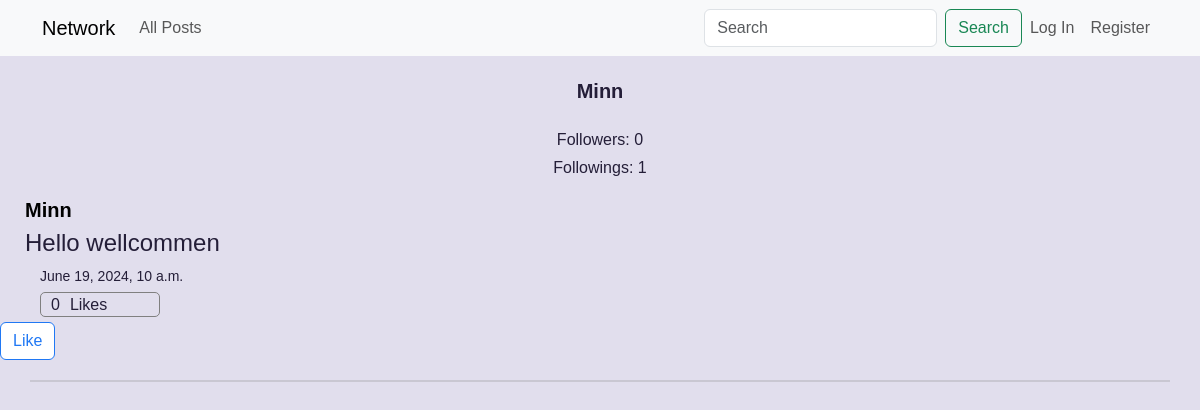
/profile/4, run on an earlier commit of the app's database.
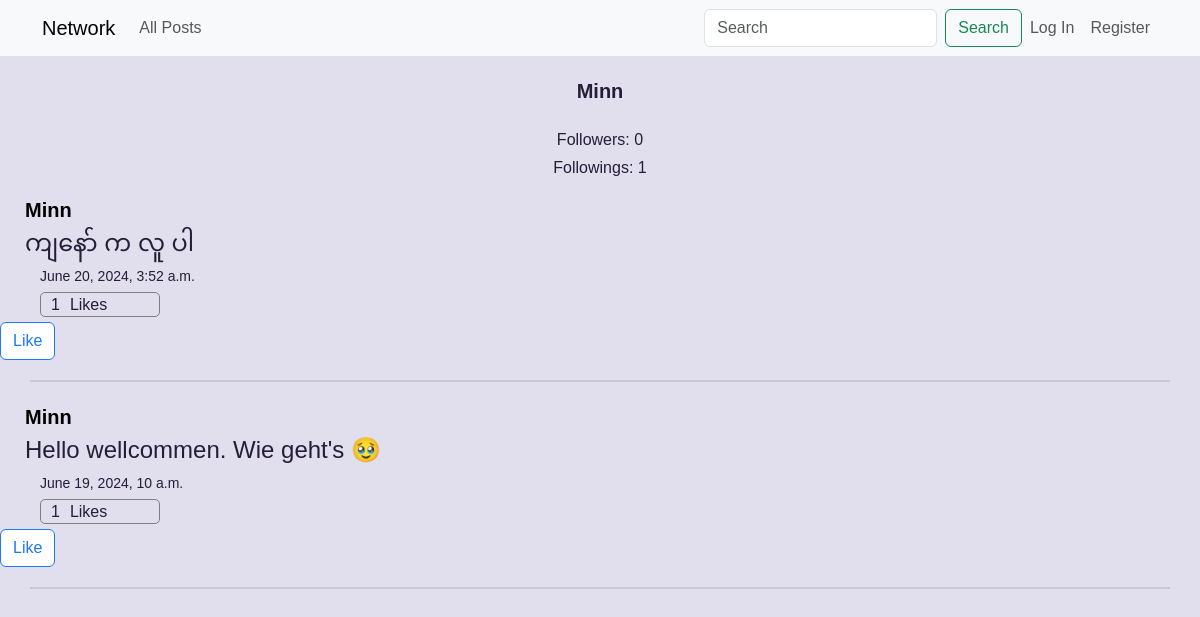
And on a later commit of the database.
### network/models.py (models this page shows, shortened)
class User(AbstractUser):
    pass

class Post(models.Model):
    user = models.ForeignKey("User", on_delete=models.CASCADE, related_name="poster")
    likes = models.ManyToManyField("User", related_name="liked_posts", default=False)
    timestamp = models.DateTimeField(auto_now_add=True)
    content = models.TextField(blank=True, null=False)

### network/views.py (the view, shortened to what this page needs)
# urls.py: path("profile/<str:user_id>", views.profile, name="profile"),
def profile(request, user_id):
    user = User.objects.get(pk=user_id)
    allPosts = Post.objects.filter(user=user).order_by("-timestamp")
    followings = Profile.objects.filter(follower=user).count()
    followers = Profile.objects.filter(following=user).count()
    if not request.user.is_authenticated:
        paginator = Paginator(allPosts, 10)
        pageNum = request.GET.get("page")
        pages = paginator.get_page(pageNum)
        return render(
            request,
            "network/profile.html",
            {
                "user": request.user,
                "user_profile": user,
                "followers": followers,
                "followings": followings,
                "posts": pages,
            },
        )

### network/templates/network/profile.html (shortened to what this page needs)
{% extends "network/layout.html" %}
{% load static %}
{% block body %}
    <div style="display: flex; flex-direction: column; align-items: center;">
        <div style="font-size: 20px; font-weight: bold; margin: 20px auto;">{{user_profile.username}}</div>
        <p style="margin: 2px auto;"> Followers:  {{ followers }} </p>
        <p style="margin: 2px auto 15px;"> Followings:  {{ followings }} </p>
    </div>
    <div>
        {% for post in posts %}
            <a style="font-size: 20px; font-weight: bold; color: black; text-decoration: none;" href="{% url 'profile' post.user.id %}"><p style="margin: 0 0 0 25px;"> {{ post.user }} </p></a>
            <div style="display: flex; flex-direction: column">
                <div style="margin: 0px 0 5px 25px; font-size: 24px; font-weight: medium" class="card-text content" id="content{{ post.id }}">{{ post.content }}</div>
                <p style="font-size: 14px; margin: 0px 0 5px 40px"> {{ post.timestamp }} </p>
            </div>
            <div style="border-radius: 5px; display: flex; margin: 0 0 5px 40px; width: 10%; padding-left: 10px; height: 25px; border: 1px solid gray;">
                <div style="margin-right: 10px;" id="likes{{ post.id }}">{{ post.likes.all.count }}</div>
                Likes
            </div>
            {% if user.is_authenticated %}
                <button data-postid="{{ post.id }}" class="btn post-btn like" style="margin-left: 40px; background: white; border: 1px solid rgb(32, 120, 244); display: inline-block;">
                    {% if user in post.likes.all %}
                        <script>
                            document.querySelectorAll('button[class]').forEach(btn => {
                                btn.style.background = 'rgb(32, 120, 244)';
                                btn.style.color = 'white';
                            });
                        </script>
                        Unlike
                    {% else %}
                        Like
                    {% endif %}
                </button>
            {% else %}
                <a class="btn like" style="background: white; border: 1px solid rgb(32, 120, 244); color:rgb(32, 120, 244); display: inline-block;" href="{% url 'login' %}">Like</a>
            {% endif %}
            <hr style="border: 1px solid gray; margin: 20px 30px;" >
        {% empty %}
            <p>No posts available</p>
        {% endfor %}
    </div>
{% endblock %}

### network/templates/network/layout.html (shortened to what this page needs)
{% load static %}
<!DOCTYPE html>
<html lang="en">
    <head>
        <link href="https://cdn.jsdelivr.net/npm/bootstrap@5.3.3/dist/css/bootstrap.min.css" rel="stylesheet">
        <link href="{% static 'network/styles.css' %}" rel="stylesheet">
    </head>
    <body>
        <nav class="navbar navbar-expand-lg bg-body-tertiary">
            <div class="container-md">
              <a class="navbar-brand" href="{% url 'index' %}">Network</a>
              <div class="collapse navbar-collapse" id="navbarSupportedContent">
                <ul class="navbar-nav me-auto mb-2 mb-lg-0">
                    <li class="nav-item">
                        <a class="nav-link" href="{% url 'index' %}">All Posts</a>
                    </li>
                </ul>
                <form class="d-flex" role="search">
                    <input class="form-control me-2" type="search" placeholder="Search" aria-label="Search">
                    <button class="btn btn-outline-success" type="submit">Search</button>
                </form>
                <ul class="navbar-nav text-end mb-2 mb-lg-0">
                {% if user.is_authenticated %}
                    <li class="nav-item">
                        <a class="nav-link" href="{% url 'logout' %}">Log Out</a>
                    </li>
                {% else %}
                    <li class="nav-item">
                        <a class="nav-link" href="{% url 'login' %}">Log In</a>
                    </li>
                    <li class="nav-item">
                        <a class="nav-link" href="{% url 'register' %}">Register</a>
                    </li>
                </ul>
                {% endif %}
              </div>
            </div>
        </nav>
        <div class="body">
            {% block body %}
            {% endblock %}
        </div>
    </body>
</html>

### network/static/network/styles.css (style rules this page uses)
:root { --border-radius: 2rem; --card-border-radius: 1rem; --btn-padding: 0.6rem 2rem; --search-padding: 0.6rem 1rem; --card-padding: 1rem; --color-white: hsl(252, 30%, 100%); --color-gray: hsl(252, 15%, 65%); --color-light: hsl(252, 30%, 90%); --color-dark: hsl(252, 30%, 17%); --color-primary: hsl(252, 75%, 60%); --color-success: hsl(120, 95%, 60%); --color-danger: hsl(0, 95%, 65%); --color-black: hsl(252, 30%, 10%); --sticky-top-left: 5.4rem; --sticky-top-right: -18rem; }
*, *::before, *::after { margin: 0; padding: 0; box-sizing: border-box; text-decoration: none; list-style: none; border: 0; }
a { text-decoration: none; color: var(--color-black); }
body { font-family: "Poppins", sans-serif; color: var(--color-dark); background: var(--color-light); overflow-x: hidden; }
input { outline: none; }

What changed in the data, as far as the page shows it:
added Post: user "Minn", content "ကျနော် က လူ ပါ", timestamp "June 20, 2024, 3:52 a.m.", likes.all.count "1"
changed Post: content "Hello wellcommen" → "Hello wellcommen. Wie geht's 🥹"; likes.all.count "0" → "1"
